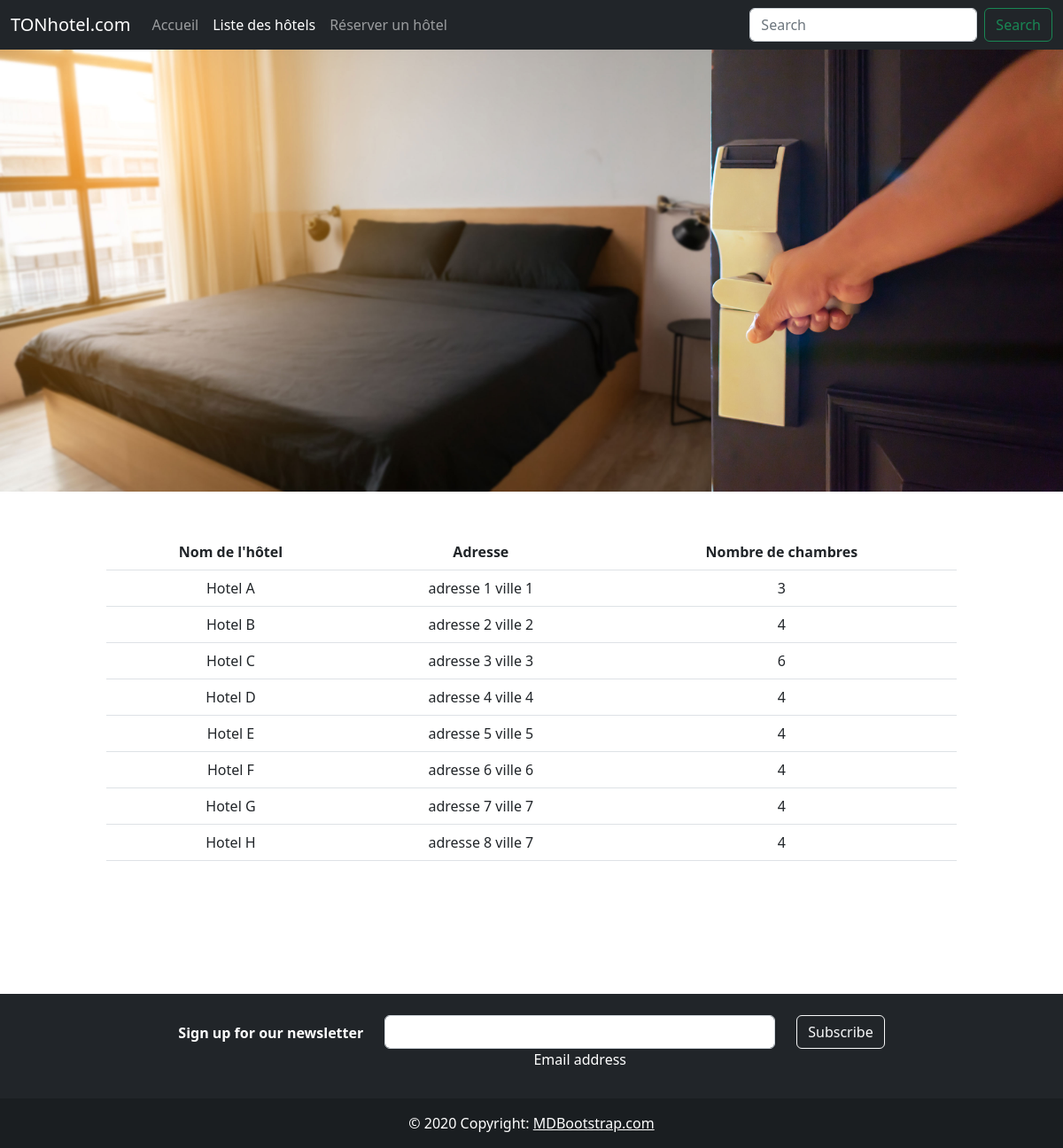
Page /hotels.php on the committed database.
### tables this page shows
CREATE TABLE IF NOT EXISTS hotels (
    id_hotel int(10) unsigned NOT NULL AUTO_INCREMENT,
    nom_hotel varchar(50) DEFAULT NULL,
    adresse_hotel varchar(150) DEFAULT NULL,
    PRIMARY KEY(id_hotel)
    );

### Model/model.php (called while the page is built, shortened)
<?php
class dbconnect
{
    private $host = 'localhost';
    private $user = 'root';
    private $pass = '';
    private $dbname = 'reshotels';
    protected function connect()
    {
        $dsn = 'mysql:host  =' . $this->host . ';dbname=' . $this->dbname;
        $pdo = new PDO($dsn, $this->user, $this->pass);
        $pdo->setAttribute(PDO::ATTR_ERRMODE, PDO::ERRMODE_EXCEPTION);
        return $pdo;
    }
}
class ReserManager extends dbconnect
{
    private $LIST_HOTEL_CHAMBRES = "SELECT ho.id_hotel, ho.nom_hotel, ho.adresse_hotel, COUNT(ch.id_chambre) AS Nbre_chambre FROM  hotels ho INNER JOIN chambres ch on ho.id_hotel = ch.hotel_id
                                     GROUP BY nom_hotel";
    public function listHotelChambre(){
        $stmnt = $this->connect()->prepare($this->LIST_HOTEL_CHAMBRES);
        $stmnt->execute();
    while ($row = $stmnt->fetch(PDO::FETCH_ASSOC)) {
        $result[] = $row;
    }    return $result;
}
}

### hotels.php (the view, shortened to what this page needs)
<?php
require_once("Model/model.php");
?>
<!doctype html>
<html lang="fr">
<head>
    <link href="css/bootstrap.min.css" rel="stylesheet">
    <link href="https://cdn.jsdelivr.net/npm/bootstrap@5.2.2/dist/css/bootstrap.min.css" rel="stylesheet">
    <link rel="stylesheet" href="css/styles.css">
</head>
<body>
    <header>
        <nav class="navbar navbar-expand-md navbar-dark bg-dark">
            <div class="container-fluid">
                <a class="navbar-brand" href="#">TONhotel.com</a>
                <div class="collapse navbar-collapse" id="navbarCollapse">
                    <ul class="navbar-nav me-auto mb-2 mb-md-0">
                        <li class="nav-item">
                            <a class="nav-link" aria-current="page" href="index.php">Accueil</a>
                        </li>
                        <li class="nav-item">
                            <a class="nav-link active " href="hotels.php">Liste des hôtels</a>
                        </li>
                        <li class="nav-item">
                            <a class="nav-link " href="reservations.php" >Réserver un hôtel</a>
                        </li>
                    </ul>
                    <form class="d-flex" role="search">
                        <input class="form-control me-2" type="search" placeholder="Search" aria-label="Search">
                        <button class="btn btn-outline-success" type="submit">Search</button>
                    </form>
                </div>
            </div>
        </nav>
    </header>
    <main class="">
        <img class="ImgAccueil" src="img/hotel.jpg" alt="">
        <table class="table center mt-5 mb-4">
            <thead>
            <tr>
                <th scope="col">Nom de l'hôtel</th>
                <th scope="col">Adresse</th>
                <th scope="col">Nombre de chambres</th>
            </tr>
            </thead>
            <tbody>
            <?php
            try {
            $ReserManager =  new ReserManager();
            $stmnt = $ReserManager->listHotelChambre();
            foreach ($stmnt as $value) {
                ?>
                <tr>
                    <td><?php echo $value['nom_hotel']; ?></td>
                    <td><?php echo $value['adresse_hotel']; ?></td>
                    <td><?php echo $value['Nbre_chambre']; ?></td>
                </tr>
            <?php }
            }catch (Exception $e){
                echo '<tr><td colspan="3" class="text-danger">Erreur :</td></tr>';
                echo '<tr><td colspan="3" class="text-danger">'.$e->getMessage().'</td></tr>';
            }
            ?>
            </tbody>
        </table>
    </main>
    <footer class="bg-dark text-center text-white">
        <div class="container p-4 pb-0">
            <section class="">
                <form action="">
                    <div class="row d-flex justify-content-center">
                        <div class="col-auto">
                            <p class="pt-2">
                                <strong>Sign up for our newsletter</strong>
                            </p>
                        </div>
                        <div class="col-md-5 col-12">
                            <div class="form-outline form-white mb-4">
                                <input type="email" id="form5Example29" class="form-control" />
                                <label class="form-label" for="form5Example29">Email address</label>
                            </div>
                        </div>
                        <div class="col-auto">
                            <button type="submit" class="btn btn-outline-light mb-4">
                                Subscribe
                            </button>
                        </div>
                    </div>
                </form>
            </section>
        </div>
        <div class="text-center p-3" style="background-color: rgba(0, 0, 0, 0.2);">
            © 2020 Copyright:
            <a class="text-white" href="https://mdbootstrap.com/">MDBootstrap.com</a>
        </div>
    </footer>
</body>
</html>

### css/styles.css (style rules this page uses)
main { min-height: 80vh; }
.navbar, button a { text-decoration: none; color: #ffffff; }
.navbar, button a:hover { text-decoration: none; color: #35dcb5; }
th ,tr { text-align: center; }
.ImgAccueil { width: 100%; }
footer { margin-top: 150px; }
.center { margin: 0 auto; width: 80%; }

### rows in the picture
hotels: nom_hotel "Hotel A", adresse_hotel "adresse 1 ville 1", Nbre_chambre "3"
hotels: nom_hotel "Hotel B", adresse_hotel "adresse 2 ville 2", Nbre_chambre "4"
hotels: nom_hotel "Hotel C", adresse_hotel "adresse 3 ville 3", Nbre_chambre "6"
hotels: nom_hotel "Hotel D", adresse_hotel "adresse 4 ville 4", Nbre_chambre "4"
hotels: nom_hotel "Hotel E", adresse_hotel "adresse 5 ville 5", Nbre_chambre "4"
hotels: nom_hotel "Hotel F", adresse_hotel "adresse 6 ville 6", Nbre_chambre "4"
hotels: nom_hotel "Hotel G", adresse_hotel "adresse 7 ville 7", Nbre_chambre "4"
hotels: nom_hotel "Hotel H", adresse_hotel "adresse 8 ville 7", Nbre_chambre "4"
